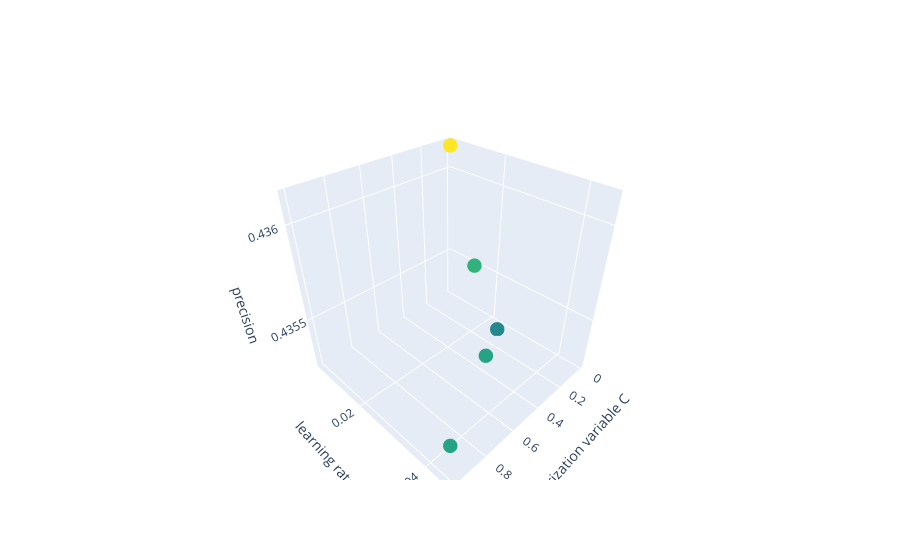

Notebook code for this chart:
### Code cell
fig = go.Figure(data=[go.Scatter3d(
    x=x_val, y=y_val, z=prec,
    mode='markers',
    marker=dict(
        size=5,
        color=prec,            # Set color to the z values
        colorscale='Viridis'
    )
)])

fig.update_layout(scene=dict(
                    xaxis_title='regularization variable C',
                    yaxis_title='learning rate',
                    zaxis_title='precision'))

fig.show()

### Figure 1 — Plotly figure (JSON) as saved in the notebook; plotly's stock layout.template omitted (floating-point values rounded to 4 significant figures)
{"data": [{"marker": {"color": [0.4361, 0.4355, 0.4352, 0.4354, 0.4354, 0.4351, 0.435, 0.4348, 0.435, 0.435, 0.435, 0.4347, 0.4345, 0.4347, 0.4347, 0.4346, 0.4346, 0.4344, 0.4346, 0.4346, 0.4346, 0.4346, 0.4344, 0.4346, 0.4346], "colorscale": [[0, "#440154"], [0.1111, "#482878"], [0.2222, "#3e4989"], [0.3333, "#31688e"], [0.4444, "#26828e"], [0.5556, "#1f9e89"], [0.6667, "#35b779"], [0.7778, "#6ece58"], [0.8889, "#b5de2b"], [1, "#fde725"]], "size": 5}, "mode": "markers", "type": "scatter3d", "x": [0.01, 0.05, 0.1, 0.5, 1], "y": [0.005, 0.015, 0.025, 0.035, 0.045], "z": [0.4361, 0.4355, 0.4352, 0.4354, 0.4354, 0.4351, 0.435, 0.4348, 0.435, 0.435, 0.435, 0.4347, 0.4345, 0.4347, 0.4347, 0.4346, 0.4346, 0.4344, 0.4346, 0.4346, 0.4346, 0.4346, 0.4344, 0.4346, 0.4346]}], "layout": {"scene": {"xaxis": {"title": {"text": "regularization variable C"}}, "yaxis": {"title": {"text": "learning rate"}}, "zaxis": {"title": {"text": "precision"}}}}}
